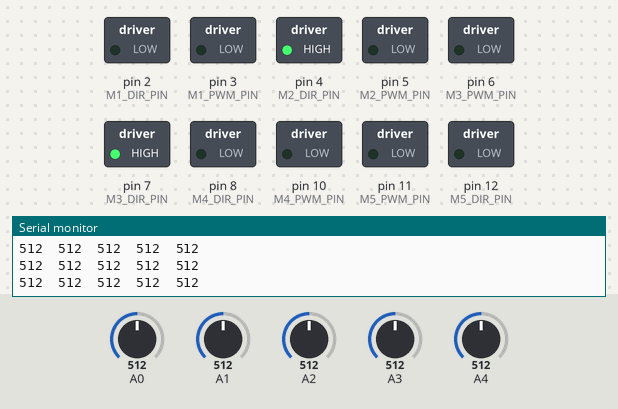
This sketch was run on a simulated Arduino Uno, built with avr-gcc and run on an emulated ATmega328P. On the bench: switched loads named in the sketch (green lamp = pin HIGH), the last lines printed to the serial monitor. The inputs (shaded band) are chosen by the test bench; at power-on: A4 = 512, A0 = 512, A1 = 512, A2 = 512, A3 = 512.

Above: at 1.2 s.
1.3 s: A4 set to 513
At 1.9 s:
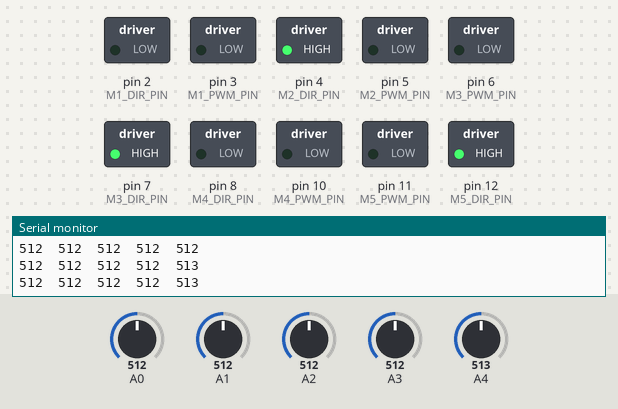
2.8 s: A0 set to 513
At 4.0 s:
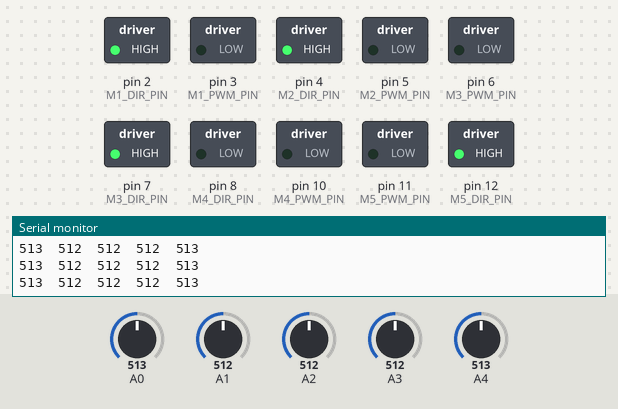
4.3 s: A1 set to 513
At 5.3 s:
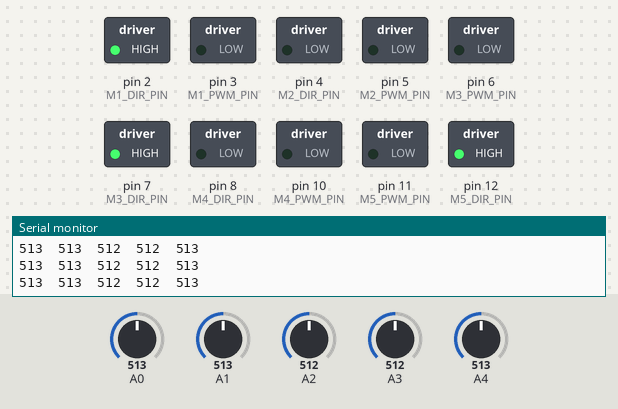
5.8 s: A2 set to 716
At 6.01 s:
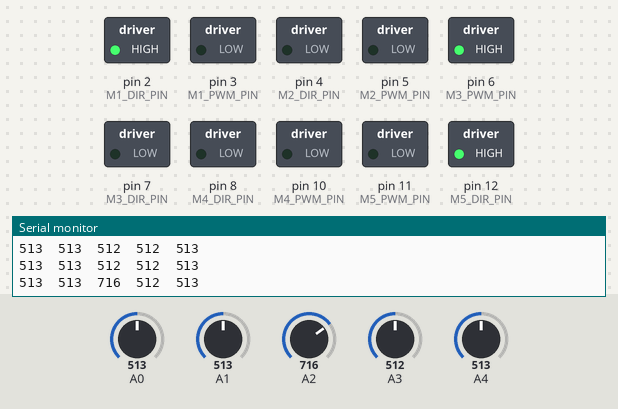
8.8 s: A3 set to 716
At 9.03 s:
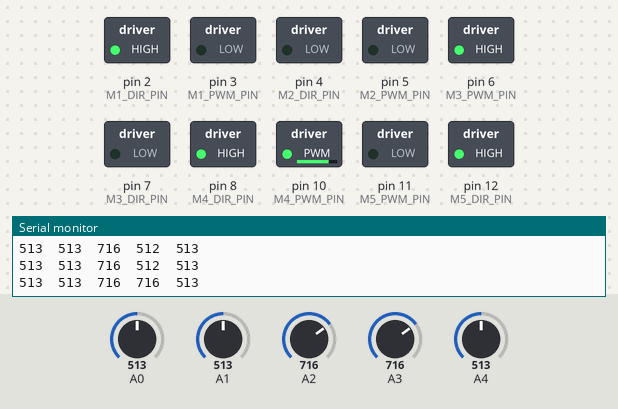
11.8 s: A0 set to 716
At 12.4 s:
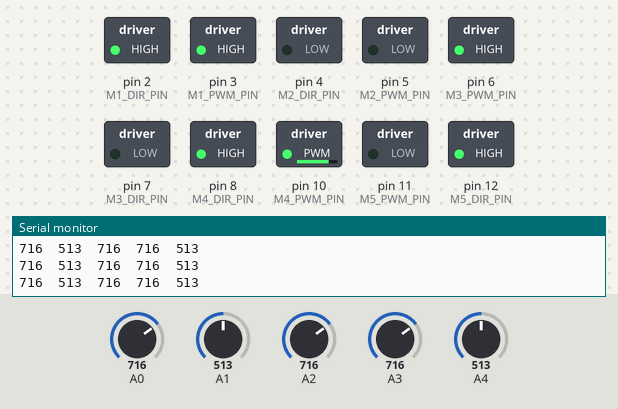
Timing chart, 0 to 14.8 s (numbered marks = the images above; inputs shaded):
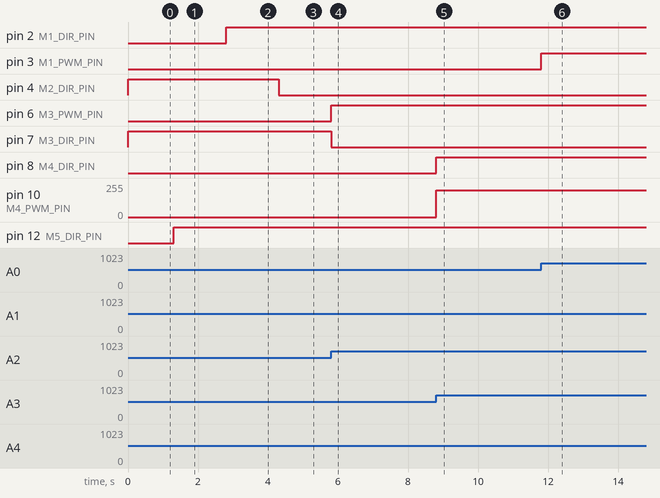

Measured:
- the behaviour switches between 512 and 513 on A4 (found by bisection; images 0 and 1)
- the behaviour switches between 512 and 513 on A0 (found by bisection; images 1 and 2)
- the behaviour switches between 512 and 513 on A1 (found by bisection; images 2 and 3)
- after the input at 1.3 s, pin 12 (M5_DIR_PIN): LOW → HIGH at once
- after the input at 2.8 s, pin 2 (M1_DIR_PIN): LOW → HIGH at once
- after the input at 4.3 s, pin 4 (M2_DIR_PIN): HIGH → LOW at once
- after the input at 5.8 s, pin 6 (M3_PWM_PIN): LOW → HIGH at once; pin 7 (M3_DIR_PIN): HIGH → LOW at once
- after the input at 8.8 s, pin 8 (M4_DIR_PIN): LOW → HIGH at once; pin 10 (M4_PWM_PIN): 0/255 → 200/255 at once
- after the input at 11.8 s, pin 3 (M1_PWM_PIN): LOW → HIGH at once

The sketch:

EECS567_Motor_Control.ino
```cpp
//#define TEST //COMMENT TO RUN IN NORMAL MODE :-)

//Define PIN LOCATIONS
#define M1 0
#define M2 1
#define M3 2
#define M4 3
#define M5 4
int n = M1; //TEST MOTOR

#define M1_PWM_PIN   3
#define M2_PWM_PIN 5
#define M3_PWM_PIN 6
#define M4_PWM_PIN 10
#define M5_PWM_PIN 11

const int MOTOR_PWM_PINS[] = {
  M1_PWM_PIN,
  M2_PWM_PIN,
  M3_PWM_PIN,
  M4_PWM_PIN,
  M5_PWM_PIN};


#define M1_DIR_PIN 2
#define M2_DIR_PIN 4
#define M3_DIR_PIN 7
#define M4_DIR_PIN 8
#define M5_DIR_PIN 12
const int MOTOR_DIR_PINS[] = {
  M1_DIR_PIN,
  M2_DIR_PIN,
  M3_DIR_PIN,
  M4_DIR_PIN,
  M5_DIR_PIN};

#define M1_POS_PIN 0
#define M2_POS_PIN 1
#define M3_POS_PIN 2
#define M4_POS_PIN 3
#define M5_POS_PIN 4

//DEFINES SERIAL CONTROl
#define CMD_START 0
#define CMD_MODE 1
#define CMD_SET_MOTOR 2
#define CMD_SET_TARGET 3
#define CMD_SET_GRIPPER 4

int pos_Targets[] = {
  0,0,0,0,0};
boolean cur_Direction[] = {
  0,0,0,0,0};

int prevPostion[] = {
  0,0,0,0,0};
int prevError[] = {
  0,0,0,0,0};
float Kp[] = {
  .4,.4,.4,.15,.2};
float Ki[] = {
  .25,.15,.25,.15,.01};
int minPWM[] = {80,80,80,50,40};
int maxPWM[] = {255,255,255,200,150};

int FVector[] = {
  LOW,HIGH,HIGH,LOW,LOW};
int RVector[] = {
  HIGH,LOW,LOW,HIGH,HIGH};
int FORWARD  = 0xFF;
int  REVERSE = 0xBB;
int START_CMD = 0x55;
int SECOND_CMD = 0xAA;
//Serial Switch State Management
int state = 0;
int c = 0;
int m = 0; //Motor to control
int positionTarget = 0;

int maxPos[] = {
  1,2,3,4,5};
int minPos[] = {
  1,2,3,4,5};
int MPWM = 0;

int transmitEveryMS = 250; //Once Per Second
unsigned long nextTransmit = transmitEveryMS;
void setup()
{
  Serial.begin(9600);
  //Serial.write("Starting");
  setupPins();
  initPostions();
}


void loop()
{

  #ifdef TEST
  MPWM = calculatePWM(n);

  Serial.print("Target:\t");
  Serial.print(pos_Targets[n]);
  Serial.print("\tCurrent:\t");
  Serial.print(analogRead(n));
  Serial.print("\tPWM:\t");
  Serial.print(MPWM);
  Serial.print("\tDIR:\t");

  if (MPWM>255) {MPWM = 255;}

  analogWrite(MOTOR_PWM_PINS[n],MPWM);

  if(cur_Direction[n]){
    Serial.println(FVector[n]);
    digitalWrite(MOTOR_DIR_PINS[n], FVector[n]);
  }
  else{
    Serial.println(RVector[n]);
    digitalWrite(MOTOR_DIR_PINS[n], RVector[n]);
  }
  #else

  //MOTOR CONTROL
  motorControl();

  //STREAM DATA
  streamData();
  #endif


  //Manage Serial
  while(Serial.available()){
    delay(10);
    int c = Serial.read();
    Serial.println(c);
    receiveSerial(c);
  }


}

void setupPins(){
  pinMode(M1_DIR_PIN, OUTPUT);
  pinMode(M2_DIR_PIN, OUTPUT);
  pinMode(M3_DIR_PIN, OUTPUT);
  pinMode(M4_DIR_PIN, OUTPUT);
  pinMode(M5_DIR_PIN, OUTPUT);

  pinMode(M1_PWM_PIN, OUTPUT);
  pinMode(M2_PWM_PIN, OUTPUT);
  pinMode(M3_PWM_PIN, OUTPUT);
  pinMode(M4_PWM_PIN, OUTPUT);
  pinMode(M5_PWM_PIN, OUTPUT);
}
void initPostions(){
  int i;
  int pos;
  for(i=0;i<5;i++){
    pos = analogRead(i);
    prevPostion[i] = pos;
    pos_Targets[i] = pos;
  }
}

unsigned int calculatePWM(int motorNum){
  int curPos;
  int error;
  int pControl;
  int iControl;
  int Control;
  if(motorNum>5){
    return 0;
  }
  //Calcualte Porportional Gain
  curPos = analogRead(motorNum);
  error  = pos_Targets[motorNum]-curPos;
  //Serial.println(pos_Targets[motorNum]);
  //Deterimine Direction
  //Create Proportional Gain
  prevError[motorNum] = prevError[motorNum]+error;
  iControl = Ki[motorNum]*prevError[motorNum];
  if (iControl>255)
    prevError[motorNum] = 255/Ki[motorNum];

  if(error < 0)
  {
    cur_Direction[motorNum] = 0;
  }
  else{
    cur_Direction[motorNum] = 1;
  }

  pControl = abs(Kp[motorNum]*error);
  Control = abs(iControl)+ pControl+minPWM[motorNum];
  if (abs(error)<4){
    prevError[motorNum] = 0;
    Control = 0;
  }
  return Control;
}

void receiveSerial(int rc){
  int newPos;
  switch(state) {
  case CMD_START:                         // First byte of packet must be 0x55 'U'
    if(rc == START_CMD) ++state;
    break;
  case CMD_MODE:                         // Second byte of packet must be 0xAA
    if(rc == SECOND_CMD) {
      m = 0;
      //checksum = 0;
      ++state;
    }
    else {
      Serial.print("CASE RESET");
      state = 0;
    }
    break;
  case CMD_SET_MOTOR:                         //Get Motor
    if(rc<5)
    {
      m=rc;
      ++state;
    }
    else{
      state = 0;
      Serial.print("CASER RESET");
    }
    break;
  case CMD_SET_TARGET:
    newPos = (int)rc;
    //Serial.print(newPos);				 //Get Target
    pos_Targets[m] = newPos*4;
    state = 0;
    //Serial.print("Motor ");
    //Serial.print(m, DEC);
    //Serial.print(" set at ");
    //Serial.println(pos_Targets[m]);
    break;
  }
}

void motorControl(void){
  int motorNum;
  int motorPWM;

  for(motorNum=0;motorNum<5;motorNum++){
    motorPWM = calculatePWM(motorNum);

    if (motorPWM>maxPWM[motorNum]) {motorPWM = maxPWM[motorNum];}
    analogWrite(MOTOR_PWM_PINS[motorNum],motorPWM);

    if(cur_Direction[motorNum]){
      digitalWrite(MOTOR_DIR_PINS[motorNum], FVector[motorNum]);
    }
    else{
      digitalWrite(MOTOR_DIR_PINS[motorNum], RVector[motorNum]);
    }
  }
}

void streamData(void){
  int motorNum;
  if (millis()>nextTransmit){

  for(motorNum=0;motorNum<5;motorNum++){
    Serial.print(analogRead(motorNum));
    Serial.print("\t");
  }
  nextTransmit = millis()+transmitEveryMS;
  Serial.println();
  }
}
```
